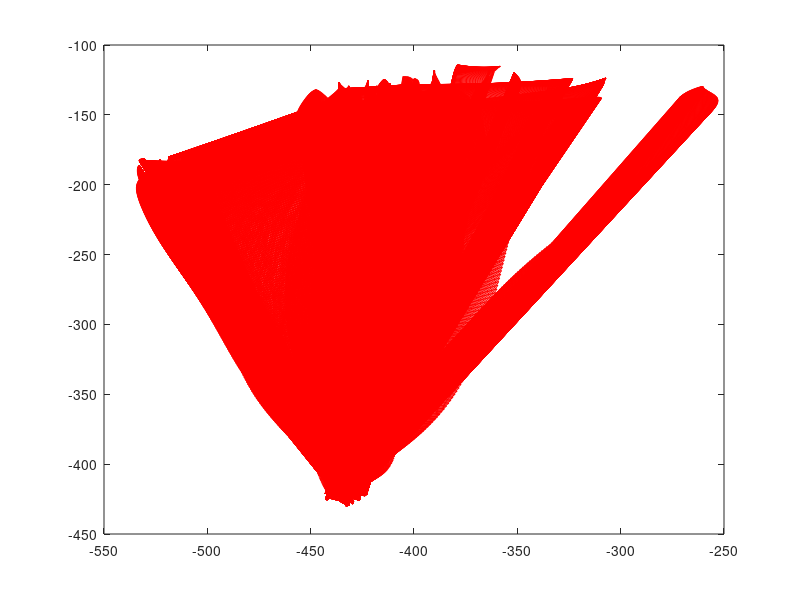

The MATLAB script that drew this image: (Note: this script raises an error after producing the figure.)
% Example Exam

clear all
close all
%x=	[-1,	2,	2,	1,	2,	0,	2,	-3,	2,	1,	2,	3,	-1];	
%y=	[2,	-1,	2,	0,	0,	1,	3,	2,	-1,	0,	1,	3,	1];	

%plot_shots(x,y)
%centers = [0,0; 0,0; 0,0; 0,0]
%radii = [2,4,6,8]
%viscircles(centers, radii)

% TEIL 2

load('ERPdata.mat')
plot(pxl, pyl, 'r')
alpha(0.5)
hold on
plot(pxr, pyr, 'b')
hold off
alpha(0.5)
axis equal
xlabel('x movement in 1/10 cm')
ylabel('y movement in 1/10 cm')
load('ERPdata.mat')
n_trials = size(speed_r,1) % 168

% Determine whether they used the right hand
for i = 1:n_trials
plot(time, speed_r(i,:), 'DisplayName',(sprintf('trial %d',i)))
hold on
end
legend('show')

% Realize that there are also fluctuation when they didn't use the hand but
% in a magnitude 100 times smaller
% Criterion threshold = 100
threshold = 100
choices = zeros(1,n_trials)
for i = 1:n_trials
    if max(speed_r(i,:))>threshold
        choices(i)=1
    end
end

% Compute Right Hand choices per Target
% First see what target values there are
targets_values = unique(targets) % returns 1:10
right_counts =  zeros(1,11) % counts right hand usage per target
target_counts = zeros(1,11) % How often did each target occurr
%(1st entry stands for target =1 etc.)

% Loop over each trial and count
for i = 1:n_trials
    if choices(i) == 1 % If right hand moved then increment
    right_counts(targets(i)) = right_counts(targets(i))+1
    end
    target_counts(targets(i)) = target_counts(targets(i))+1
end
figure()
Pright = right_counts ./ target_counts
bar(1:11,Pright)
ylabel('Percentage of using right hand')
xlabel('Target value')

% Compute Reaction Time per Target
rt = zeros(1, n_trials); %REACTION TIME
criterion = 150
for i = 1:n_trials
    if choices(i)==0 % USE LEFT
        rt_index = min(find(speed_l(i,:)>150))
        rt(i) = time(rt_index)
    else % USE RIGHT
        rt_index = min(find(speed_r(i,:)>150))
        rt(i) = time(rt_index)
    end
end

figure()
x_rt = 0.1:0.05:0.5
hist(rt, x_rt)
hold on
ylimits = get(gca, 'YLim')
r_mean = mean(rt)
%figure()
plot([r_mean, r_mean], ylimits, 'r-', 'DisplayName', 'Mean Reaction Time')
legend('show')

